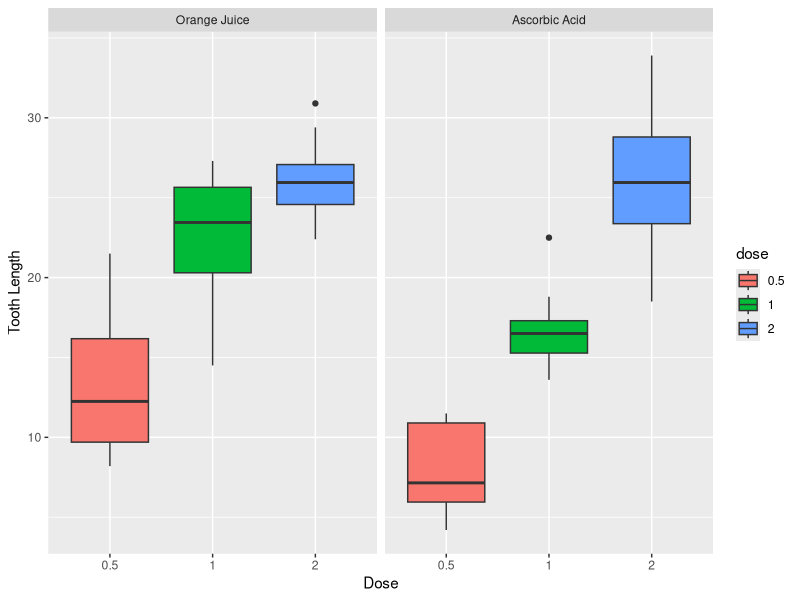

Reproduce this figure in R. (Note: this script raises an error after producing the figure.)
## ---- chunk 1
# Load ToothGrowth data
data(ToothGrowth)

# load packages
if(!is.element("ggplot2", installed.packages()[,1])){
    install.packages("ggplot2", repos="http://cran.rstudio.com/")
}
library(ggplot2)
## ---- chunk 2
data <- ToothGrowth
data$dose <- factor(data$dose)
levels(data$supp) <- c("Orange Juice", "Ascorbic Acid")
ggplot(data, aes(x = dose, y = len)) + 
    geom_boxplot(aes(fill = dose)) + 
    facet_wrap(~ supp) +
    ylab("Tooth Length") +
    xlab("Dose")
## ---- chunk 3
summary(data)
## ---- chunk 4
data_05_1 <- subset(data, dose %in% c(0.5,1))
t.test(len ~ dose, paired=F, var.equal=F, data=data_05_1)
## ---- chunk 5
data_1_2 <- subset(data, dose %in% c(1,2))
t.test(len ~ dose, paired=F, var.equal=F, data=data_1_2)
## ---- chunk 6
data <- ToothGrowth
t.test(data$len[data$supp == "VC"], data$len[data$supp == "OJ"], paired = TRUE)
